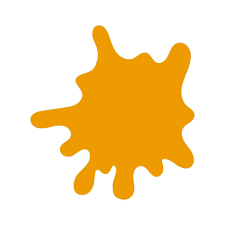
#> input picture mancha.png, 225 x 225 px
$ python area_sin_FP.py
#> lines starting #> are read from the running program, lines starting #| are printed output that depends on the picture
import cv2
import numpy as np
import random
import pandas as pd

img_original = cv2.imread("mancha.png", cv2.IMREAD_GRAYSCALE)
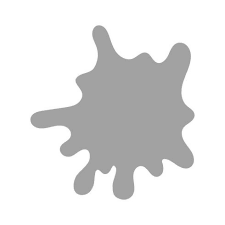
#> img_original: shape (225, 225); min 156, max 255, mean 228
h, w = img_original.shape
#> h = 225; w = 225
img_con_puntos = img_original.copy()
resultados = []
coordenadas_utilizadas = set()
num_tiros = 10000

# Verificar que no sea una coordenada ya usada
for i in range(num_tiros):
    intentos = 0
    while intentos < 100:
        x = random.randint(0, w - 1)
        y = random.randint(0, h - 1)


        if (x, y) not in coordenadas_utilizadas:
            coordenadas_utilizadas.add((x, y))
            break
        intentos += 1

# Verificar en la imagen original.
    valor_pixel = img_original[y, x]

    if valor_pixel >= 200:
        color = "Blanco"
    else:
        color = "No blanco"

    resultados.append({
        "Tiro N": i + 1,
        "Color": color,
        "Coordenada X": x,
        "Coordenada Y": y,
        "Valor Pixel": valor_pixel
    })

    # Dibujar en la copia de visualización
    img_con_puntos = cv2.circle(img_con_puntos, (x, y), 1, 0, -1)
#> this loop made 10000 passes
#> valor_pixel on passes 1 to 3: 255, 255, 255
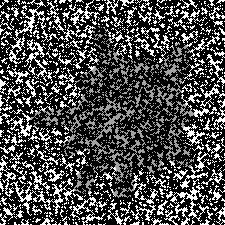
#> img_con_puntos: shape (225, 225); min 0, max 255, mean 76.1
#> after the loop, coordenadas_utilizadas = 10000 items; resultados = 10000 items

df = pd.DataFrame(resultados)
#> df = table of 10000 rows and 5 columns
df.to_csv("resultados_tiros.csv", index=False)

# Mostrar estadísticas
blancos = len(df[df["Color"] == "Blanco"])
#> blancos = 7158
no_blancos = len(df[df["Color"] == "No blanco"])
#> no_blancos = 2842
print(f"\nEstadísticas:")
print(f"Blancos: {blancos} ({blancos/num_tiros*100:.1f}%)")
#| Blancos: 7158 (71.6%)
print(f"No blancos: {no_blancos} ({no_blancos/num_tiros*100:.1f}%)")
#| No blancos: 2842 (28.4%)

cv2.imshow("Original", img_original)
cv2.imshow("Con puntos", img_con_puntos)
cv2.waitKey(0)
cv2.destroyAllWindows()
